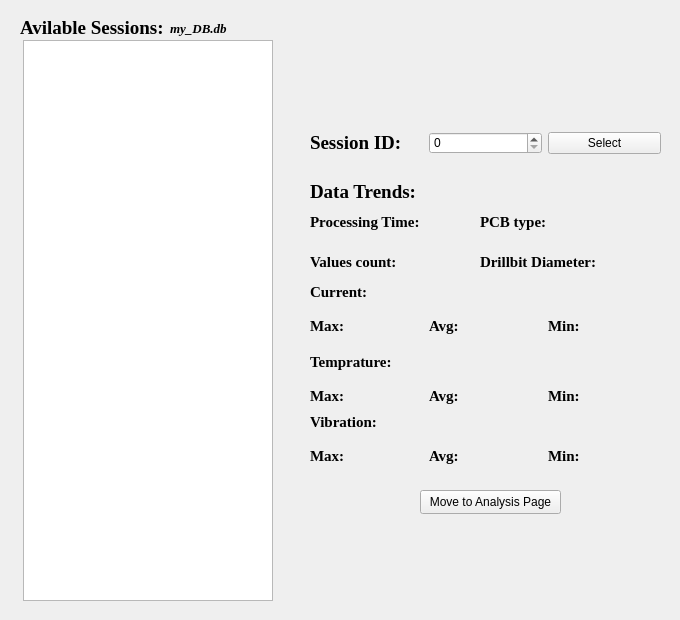
       <widget class="QWidget" name="SideDAQ">
        <property name="styleSheet">
         <string notr="true">#SideDAQ {
    border: none;
background-image: url(:/Icon/ytulogo.png) stretch;
    background-repeat: no-repeat;
    background-position: center;
    background-size: cover;
}</string>
        </property>
        <attribute name="icon">
         <iconset resource="cncRes.qrc">
          <normaloff>:/Icon/DAQ.png</normaloff>:/Icon/DAQ.png</iconset>
        </attribute>
        <attribute name="title">
         <string/>
        </attribute>
        <widget class="QWidget" name="SSNsList" native="true">
         <property name="geometry">
          <rect>
           <x>10</x>
           <y>10</y>
           <width>277</width>
           <height>601</height>
          </rect>
         </property>
         <property name="styleSheet">
          <string notr="true">
QWidget#SSNsList {
    background-color: qlineargradient(
        spread:pad, x1:0, y1:0, x2:0, y2:1,
        stop:0 palette(window), stop:1 palette(window)
    );
    padding: 10px;
    border: 1px solid palette(window);
}</string>
         </property>
         <widget class="QLabel" name="label_61">
          <property name="geometry">
           <rect>
            <x>10</x>
            <y>10</y>
            <width>151</width>
            <height>16</height>
           </rect>
          </property>
          <property name="font">
           <font>
            <family>Times New Roman</family>
            <pointsize>14</pointsize>
            <bold>true</bold>
           </font>
          </property>
          <property name="text">
           <string>Avilable Sessions:</string>
          </property>
         </widget>
         <widget class="QLabel" name="label_62">
          <property name="geometry">
           <rect>
            <x>160</x>
            <y>10</y>
            <width>111</width>
            <height>16</height>
           </rect>
          </property>
          <property name="font">
           <font>
            <family>Times New Roman</family>
            <pointsize>10</pointsize>
            <italic>true</italic>
            <bold>true</bold>
           </font>
          </property>
          <property name="text">
           <string>my_DB.db</string>
          </property>
         </widget>
         <widget class="QTableWidget" name="SSNsTable">
          <property name="geometry">
           <rect>
            <x>13</x>
            <y>30</y>
            <width>250</width>
            <height>561</height>
           </rect>
          </property>
         </widget>
        </widget>
        <widget class="QWidget" name="SSNparamter" native="true">
         <property name="geometry">
          <rect>
           <x>300</x>
           <y>120</y>
           <width>371</width>
           <height>411</height>
          </rect>
         </property>
         <property name="styleSheet">
          <string notr="true">
QWidget#SSNparamter {
    background-color: qlineargradient(
        spread:pad, x1:0, y1:0, x2:0, y2:1,
        stop:0 palette(window), stop:1 palette(window)
    );
    padding: 10px;
    border: 1px solid palette(window);
}</string>
         </property>
         <widget class="QLabel" name="label_64">
          <property name="geometry">
           <rect>
            <x>10</x>
            <y>60</y>
            <width>119</width>
            <height>24</height>
           </rect>
          </property>
          <property name="font">
           <font>
            <family>Times New Roman</family>
            <pointsize>14</pointsize>
            <bold>true</bold>
           </font>
          </property>
          <property name="text">
           <string>Data Trends:</string>
          </property>
         </widget>
         <widget class="QLabel" name="label_65">
          <property name="geometry">
           <rect>
            <x>10</x>
            <y>160</y>
            <width>81</width>
            <height>24</height>
           </rect>
          </property>
          <property name="font">
           <font>
            <family>Times New Roman</family>
            <pointsize>11</pointsize>
            <bold>true</bold>
           </font>
          </property>
          <property name="text">
           <string>Current:</string>
          </property>
         </widget>
         <widget class="QLabel" name="label_69">
          <property name="geometry">
           <rect>
            <x>10</x>
            <y>230</y>
            <width>81</width>
            <height>24</height>
           </rect>
          </property>
          <property name="font">
           <font>
            <family>Times New Roman</family>
            <pointsize>11</pointsize>
            <bold>true</bold>
           </font>
          </property>
          <property name="text">
           <string>Temprature:</string>
          </property>
         </widget>
         <widget class="QLabel" name="label_70">
          <property name="geometry">
           <rect>
            <x>10</x>
            <y>290</y>
            <width>71</width>
            <height>24</height>
           </rect>
          </property>
          <property name="font">
           <font>
            <family>Times New Roman</family>
            <pointsize>11</pointsize>
            <bold>true</bold>
           </font>
          </property>
          <property name="text">
           <string>Vibration:</string>
          </property>
         </widget>
         <widget class="QLabel" name="label_71">
          <property name="geometry">
           <rect>
            <x>10</x>
            <y>90</y>
            <width>121</width>
            <height>24</height>
           </rect>
          </property>
          <property name="font">
           <font>
            <family>Times New Roman</family>
            <pointsize>11</pointsize>
            <bold>true</bold>
           </font>
          </property>
          <property name="text">
           <string>Processing Time:</string>
          </property>
         </widget>
         <widget class="QLabel" name="label_75">
          <property name="geometry">
           <rect>
            <x>10</x>
            <y>130</y>
            <width>121</width>
            <height>24</height>
           </rect>
          </property>
          <property name="font">
           <font>
            <family>Times New Roman</family>
            <pointsize>11</pointsize>
            <bold>true</bold>
           </font>
          </property>
          <property name="text">
           <string>Values count:</string>
          </property>
         </widget>
         <widget class="QWidget" name="layoutWidget_2">
          <property name="geometry">
           <rect>
            <x>10</x>
            <y>260</y>
            <width>351</width>
            <height>31</height>
           </rect>
          </property>
          <layout class="QHBoxLayout" name="horizontalLayout_4">
           <item>
            <widget class="QLabel" name="label_76">
             <property name="font">
              <font>
               <family>Times New Roman</family>
               <pointsize>11</pointsize>
               <bold>true</bold>
              </font>
             </property>
             <property name="text">
              <string>Max:</string>
             </property>
            </widget>
           </item>
           <item>
            <widget class="QLabel" name="label_77">
             <property name="font">
              <font>
               <family>Times New Roman</family>
               <pointsize>11</pointsize>
               <bold>true</bold>
              </font>
             </property>
             <property name="text">
              <string>Avg:</string>
             </property>
            </widget>
           </item>
           <item>
            <widget class="QLabel" name="label_78">
             <property name="font">
              <font>
               <family>Times New Roman</family>
               <pointsize>11</pointsize>
               <bold>true</bold>
              </font>
             </property>
             <property name="text">
              <string>Min:</string>
             </property>
            </widget>
           </item>
          </layout>
         </widget>
         <widget class="QWidget" name="layoutWidget_4">
          <property name="geometry">
           <rect>
            <x>10</x>
            <y>320</y>
            <width>351</width>
            <height>31</height>
           </rect>
          </property>
          <layout class="QHBoxLayout" name="horizontalLayout_5">
           <item>
            <widget class="QLabel" name="label_79">
             <property name="font">
              <font>
               <family>Times New Roman</family>
               <pointsize>11</pointsize>
               <bold>true</bold>
              </font>
             </property>
             <property name="text">
              <string>Max:</string>
             </property>
            </widget>
           </item>
           <item>
            <widget class="QLabel" name="label_80">
             <property name="font">
              <font>
               <family>Times New Roman</family>
               <pointsize>11</pointsize>
               <bold>true</bold>
              </font>
             </property>
             <property name="text">
              <string>Avg:</string>
             </property>
            </widget>
           </item>
           <item>
            <widget class="QLabel" name="label_81">
             <property name="font">
              <font>
               <family>Times New Roman</family>
               <pointsize>11</pointsize>
               <bold>true</bold>
              </font>
             </property>
             <property name="text">
              <string>Min:</string>
             </property>
            </widget>
           </item>
          </layout>
         </widget>
         <widget class="QLabel" name="label_85">
          <property name="geometry">
           <rect>
            <x>180</x>
            <y>90</y>
            <width>121</width>
            <height>24</height>
           </rect>
          </property>
          <property name="font">
           <font>
            <family>Times New Roman</family>
            <pointsize>11</pointsize>
            <bold>true</bold>
           </font>
          </property>
          <property name="text">
           <string>PCB type:</string>
          </property>
         </widget>
         <widget class="QLabel" name="label_86">
          <property name="geometry">
           <rect>
            <x>180</x>
            <y>130</y>
            <width>121</width>
            <height>24</height>
           </rect>
          </property>
          <property name="font">
           <font>
            <family>Times New Roman</family>
            <pointsize>11</pointsize>
            <bold>true</bold>
           </font>
          </property>
          <property name="text">
           <string>Drillbit Diameter:</string>
          </property>
         </widget>
         <widget class="QPushButton" name="bMTAP">
          <property name="geometry">
           <rect>
            <x>120</x>
            <y>370</y>
            <width>141</width>
            <height>24</height>
           </rect>
          </property>
          <property name="text">
           <string>Move to Analysis Page</string>
          </property>
         </widget>
         <widget class="QWidget" name="layoutWidget">
          <property name="geometry">
           <rect>
            <x>10</x>
            <y>10</y>
            <width>351</width>
            <height>26</height>
           </rect>
          </property>
          <layout class="QHBoxLayout" name="horizontalLayout_2">
           <item>
            <widget class="QLabel" name="label_63">
             <property name="font">
              <font>
               <family>Times New Roman</family>
               <pointsize>14</pointsize>
               <bold>true</bold>
              </font>
             </property>
             <property name="text">
              <string>Session ID:</string>
             </property>
            </widget>
           </item>
           <item>
            <widget class="QSpinBox" name="SSNIDspbox"/>
           </item>
           <item>
            <widget class="QPushButton" name="bSSNIDsel">
             <property name="text">
              <string>Select</string>
             </property>
            </widget>
           </item>
          </layout>
         </widget>
         <widget class="QWidget" name="layoutWidget">
          <property name="geometry">
           <rect>
            <x>10</x>
            <y>190</y>
            <width>351</width>
            <height>31</height>
           </rect>
          </property>
          <layout class="QHBoxLayout" name="horizontalLayout_3">
           <item>
            <widget class="QLabel" name="label_74">
             <property name="font">
              <font>
               <family>Times New Roman</family>
               <pointsize>11</pointsize>
               <bold>true</bold>
              </font>
             </property>
             <property name="text">
              <string>Max:</string>
             </property>
            </widget>
           </item>
           <item>
            <widget class="QLabel" name="label_73">
             <property name="font">
              <font>
               <family>Times New Roman</family>
               <pointsize>11</pointsize>
               <bold>true</bold>
              </font>
             </property>
             <property name="text">
              <string>Avg:</string>
             </property>
            </widget>
           </item>
           <item>
            <widget class="QLabel" name="label_72">
             <property name="font">
              <font>
               <family>Times New Roman</family>
               <pointsize>11</pointsize>
               <bold>true</bold>
              </font>
             </property>
             <property name="text">
              <string>Min:</string>
             </property>
            </widget>
           </item>
          </layout>
         </widget>
        </widget>
       </widget>
